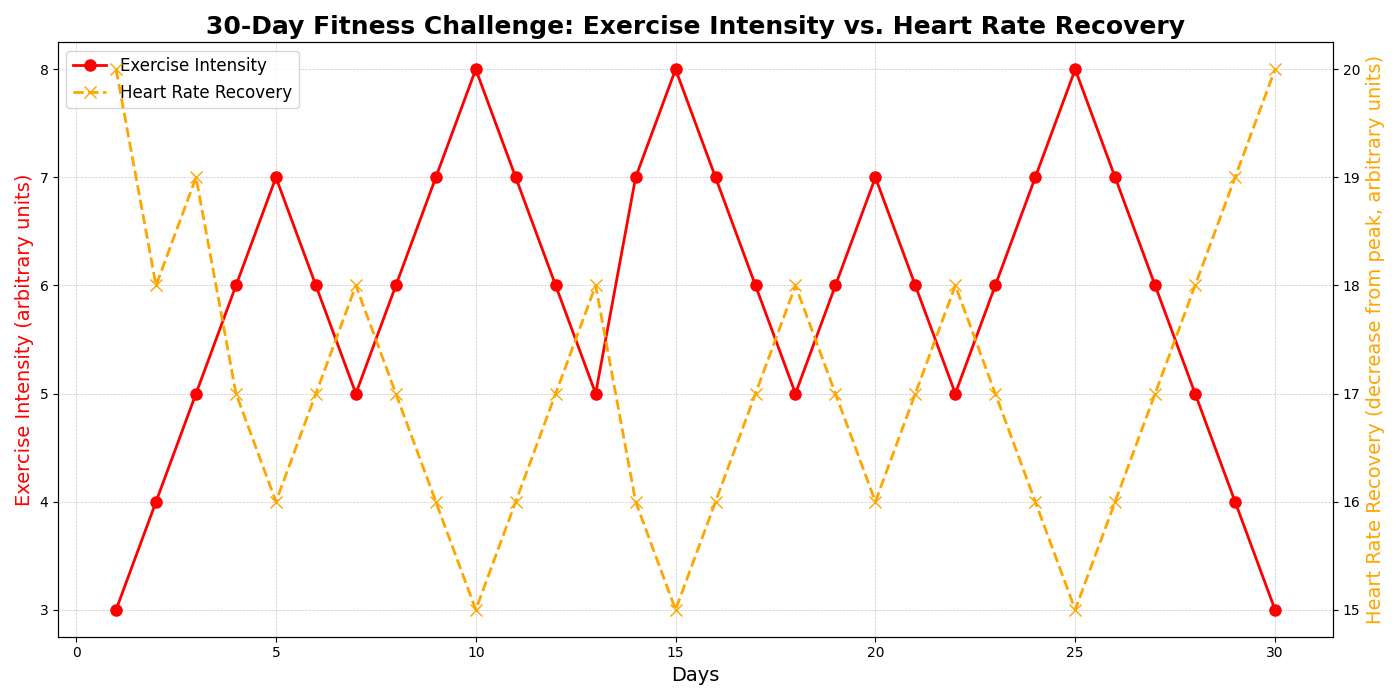

Reproduce this figure in Python.
import matplotlib.pyplot as plt
import numpy as np

# Day numbers (1 through 30)
days = np.arange(1, 31)

# Fictional Data
exercise_intensity = np.array([
    3, 4, 5, 6, 7, 6, 5, 6, 7, 8, 7, 6, 5, 7, 8, 7, 6, 5, 6, 7, 6, 5, 6, 7, 
    8, 7, 6, 5, 4, 3
])

heart_rate_recovery = np.array([
    20, 18, 19, 17, 16, 17, 18, 17, 16, 15, 16, 17, 18, 16, 15, 16, 17, 18, 
    17, 16, 17, 18, 17, 16, 15, 16, 17, 18, 19, 20
])

# Plotting setup
fig, ax = plt.subplots(figsize=(14, 7))

# Shuffle colors: Changed 'green' to 'red' and 'blue' to 'orange'
ax.plot(days, exercise_intensity, color='red', marker='o', linewidth=2, markersize=8, label='Exercise Intensity')

ax2 = ax.twinx()
ax2.plot(days, heart_rate_recovery, color='orange', marker='x', linestyle='--', linewidth=2, markersize=8, label='Heart Rate Recovery')

# Titles and Labels
ax.set_title('30-Day Fitness Challenge: Exercise Intensity vs. Heart Rate Recovery', fontsize=18, fontweight='bold')
ax.set_xlabel('Days', fontsize=14)
ax.set_ylabel('Exercise Intensity (arbitrary units)', fontsize=14, color='red')
ax2.set_ylabel('Heart Rate Recovery (decrease from peak, arbitrary units)', fontsize=14, color='orange')

# Grid for clarity
ax.grid(visible=True, linestyle='--', linewidth=0.5, alpha=0.7)

# Legends
lines1, labels1 = ax.get_legend_handles_labels()
lines2, labels2 = ax2.get_legend_handles_labels()

ax.legend(lines1 + lines2, labels1 + labels2, loc='upper left', fontsize=12)

# Adjust layout
plt.tight_layout()

# Show the plot
plt.show()
